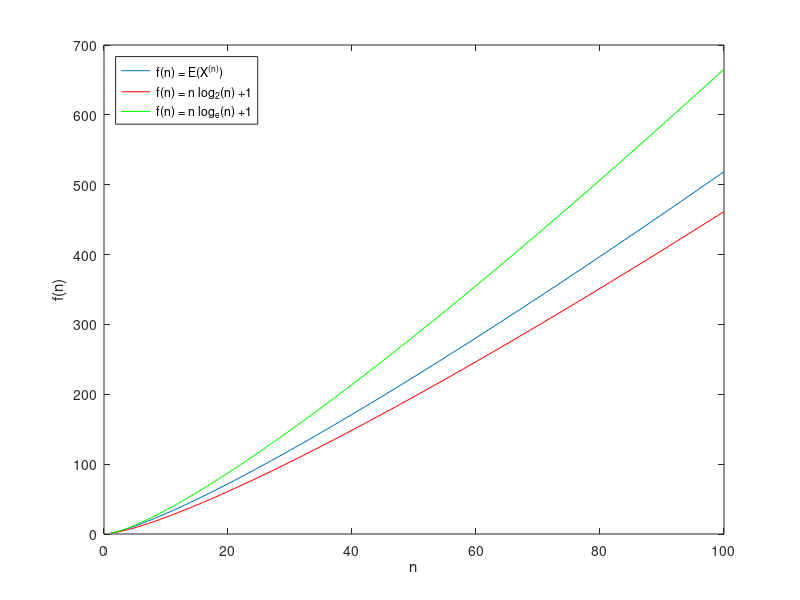

Write the MATLAB code that produced this figure.
clear;
close all;
clc;

n = 100; % Range n - can be changed
lin = 1:n; % 1 to n
E = zeros(1,n); % 0
for i = lin % Looping over n
    E(1,i:n) = E(1,i:n) + 1/i; % 1/i is part of summation from k=1 to k=j for all j>i
end
E = E.*lin; % Expectation is n*summation(1/i) for i in 1 to n

plot(lin, E); hold on; % Plot Expectation
plot(lin, lin.*log(lin)+1,"r"); % Plot n log_e(n) + 1
plot(lin, lin.*log2(lin)+1,"g"); % Plot n log_2(n) + 1
legend('f(n) = E(X^{(n)})', 'f(n) = n log_2(n) +1', 'f(n) = n log_e(n) +1', 'Location','northwest'); % Legend
xlabel('n'); % X-axis Label
ylabel('f(n)'); % Y-axis Label
saveas(gca,'q1.png'); % Save figure
